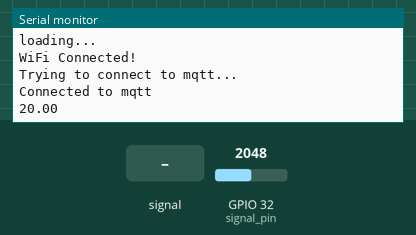
This sketch was run on a simulated ESP32. Shown: the last lines printed to the serial monitor. The inputs (shaded band) are chosen by the test bench; at power-on: GPIO 32 (signal_pin) = 2048. WiFi joins after 1.5 s; servers stay silent unless stated; no MQTT or app messages arrive unless stated.

Above: at 3.2 s.
3.3 s: GPIO 32 (signal_pin) fed a 200 Hz sine of ±327 counts around its level
At 5.1 s:
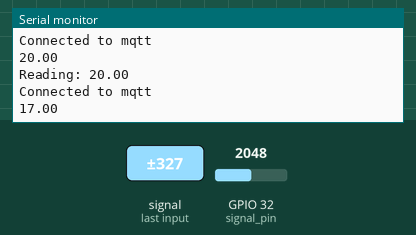
6.7 s: GPIO 32 (signal_pin) set to 2866
At 8.1 s:
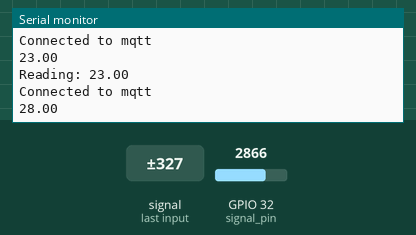
8.3 s: GPIO 32 (signal_pin) fed a 1000 Hz sine of ±1023 counts around its level
At 9.0 s:
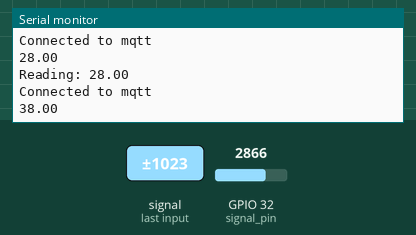
9.9 s: GPIO 32 (signal_pin) set to 3603
At 9.9 s:
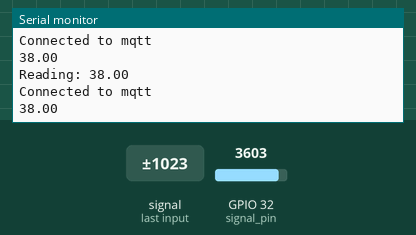
Timing chart, 0 to 12.5 s (numbered marks = the images above; inputs shaded):
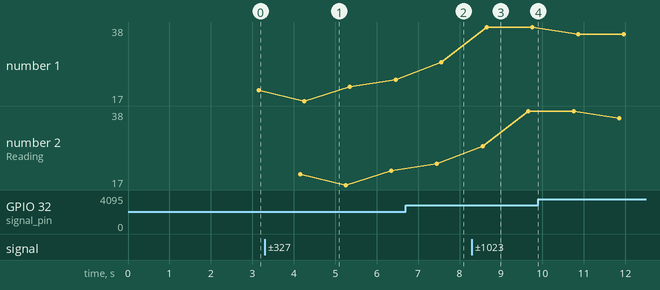

Measured:
- after the input at 3.3 s, the serial monitor: prints a new line after 0.95 s (image 1)
- after the input at 6.7 s, the serial monitor: prints a new line after 0.86 s (image 2)
- after the input at 8.3 s, the serial monitor: prints a new line after 0.36 s (image 3)
- plotted number 1: 20 → 23 after the input at 3.3 s, 23 → 28 after the input at 6.7 s, 28 → 38 after the input at 8.3 s, 38 → 36 after the input at 9.9 s
- plotted number 2: 23 → 38 after the input at 8.3 s, 38 → 36 after the input at 9.9 s

The sketch:

7a.ino
```cpp
#include "ThingSpeak.h"
#include <WiFi.h>
#include "PubSubClient.h"

const char* ssid = "motorola edge 30_2538";
const char* password = "cxh2cev2gi99cp7";
const char* server = "mqtt3.thingspeak.com";
const char* mqttUserName = "LiQQLg44CwkCKQAxGhwuLxU";
const char* clientID = "LiQQLg44CwkCKQAxGhwuLxU";
const char* mqttPass = "pQO6FymZGrGw/Sa+y2DXP4Rl";
int writeChannelID = 2151459;
char writeAPIKey[] = "8AZ8PK52G0E39D91";
int signal_pin = 32, sensor_power_pin = 12;

WiFiClient client;
PubSubClient mqttClient(client);

void setup() {
  Serial.begin(9600);
  pinMode(signal_pin, INPUT);
  pinMode(sensor_power_pin, OUTPUT);
  digitalWrite(sensor_power_pin, LOW);

  WiFi.begin(ssid, password);
  while(WiFi.status() != WL_CONNECTED){
    Serial.println("loading...");
    delay(1000);
  }
  Serial.println("WiFi Connected!");
  mqttClient.setServer(server, 1883);
}


void loop() {
  while(mqttClient.connected()==NULL)
  {
     Serial.println("Trying to connect to mqtt...");
     mqttClient.connect(clientID, mqttUserName, mqttPass);
     delay(1000);
  }
  mqttClient.loop();
  Serial.println("Connected to mqtt");

  digitalWrite(sensor_power_pin, HIGH);
  delay(100);
  float val = analogRead(signal_pin);
  digitalWrite(sensor_power_pin, LOW);
  float sensor_data = map(val, 0, 2000, 0, 20);
  Serial.println(sensor_data);

  delay(1000);
  Serial.print("Reading: ");
  Serial.println(sensor_data);

  String dataString = "field1=" + String(sensor_data);
  String topicString ="channels/" + String( writeChannelID ) + "/publish";
  mqttClient.publish( topicString.c_str(), dataString.c_str() );
}
```
